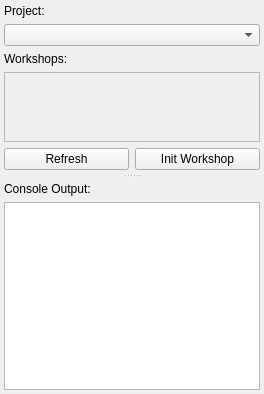
<?xml version="1.0" encoding="UTF-8"?>
<ui version="4.0">
 <class>WorkshopToolView</class>
 <widget class="QWidget" name="WorkshopToolView">
  <layout class="QVBoxLayout" name="mainLayout">
   <property name="leftMargin">
    <number>0</number>
   </property>
   <property name="topMargin">
    <number>0</number>
   </property>
   <property name="rightMargin">
    <number>0</number>
   </property>
   <property name="bottomMargin">
    <number>0</number>
   </property>
   <item>
    <widget class="QSplitter" name="splitter">
     <property name="orientation">
      <enum>Qt::Vertical</enum>
     </property>
     <widget class="QWidget" name="topWidget">
      <layout class="QVBoxLayout" name="topLayout">
       <property name="leftMargin">
        <number>4</number>
       </property>
       <property name="topMargin">
        <number>4</number>
       </property>
       <property name="rightMargin">
        <number>4</number>
       </property>
       <property name="bottomMargin">
        <number>4</number>
       </property>
       <item>
        <widget class="QLabel" name="projectLabel">
         <property name="text">
          <string>Project:</string>
         </property>
        </widget>
       </item>
       <item>
        <widget class="QComboBox" name="projectCombo"/>
       </item>
       <item>
        <widget class="QLabel" name="workshopsLabel">
         <property name="text">
          <string>Workshops:</string>
         </property>
        </widget>
       </item>
       <item>
        <widget class="QScrollArea" name="workshopsScrollArea">
         <property name="widgetResizable">
          <bool>true</bool>
         </property>
         <widget class="QWidget" name="workshopsContainer">
          <layout class="QVBoxLayout" name="workshopsLayout">
           <item>
            <spacer name="workshopsSpacer">
             <property name="orientation">
              <enum>Qt::Vertical</enum>
             </property>
             <property name="sizeHint" stdset="0">
              <size>
               <width>20</width>
               <height>40</height>
              </size>
             </property>
            </spacer>
           </item>
          </layout>
         </widget>
        </widget>
       </item>
       <item>
        <layout class="QHBoxLayout" name="buttonLayout">
         <item>
          <widget class="QPushButton" name="refreshButton">
           <property name="text">
            <string>Refresh</string>
           </property>
          </widget>
         </item>
         <item>
          <widget class="QPushButton" name="initWorkshopButton">
           <property name="text">
            <string>Init Workshop</string>
           </property>
          </widget>
         </item>
        </layout>
       </item>
      </layout>
     </widget>
     <widget class="QWidget" name="bottomWidget">
      <layout class="QVBoxLayout" name="bottomLayout">
       <property name="leftMargin">
        <number>4</number>
       </property>
       <property name="topMargin">
        <number>4</number>
       </property>
       <property name="rightMargin">
        <number>4</number>
       </property>
       <property name="bottomMargin">
        <number>4</number>
       </property>
       <item>
        <widget class="QLabel" name="consoleLabel">
         <property name="text">
          <string>Console Output:</string>
         </property>
        </widget>
       </item>
       <item>
        <widget class="QTextEdit" name="outputEdit">
         <property name="readOnly">
          <bool>true</bool>
         </property>
        </widget>
       </item>
      </layout>
     </widget>
    </widget>
   </item>
  </layout>
 </widget>
 <resources/>
 <connections/>
</ui>
